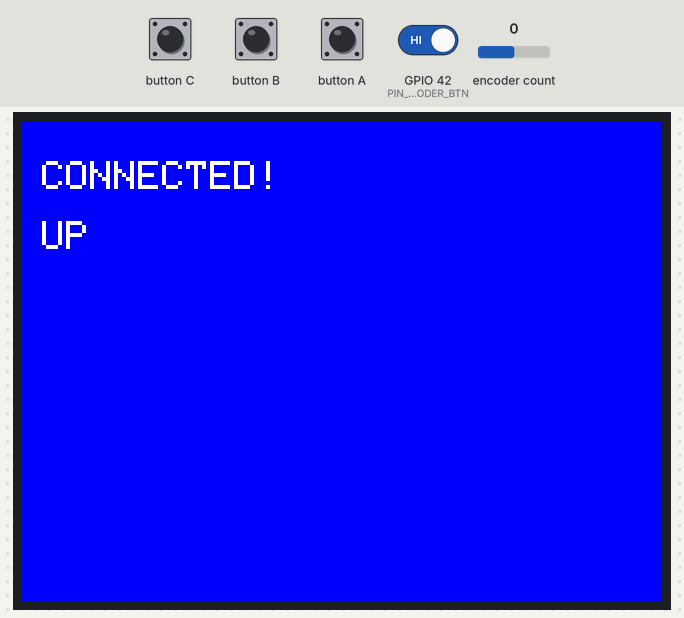
A program run on a simulated ESP32-S3. Parts: 320×240 colour display. Inputs (shaded band) come from the test bench; at power-on: encoder count 0, GPIO 42 (PIN_ENCODER_BTN) HIGH. USB keyboard and mouse output is not drawn; what the program prints to the serial monitor is not drawn.

Above: at 1.4 s.
1.5 s: encoder count set to -1
At 2.1 s:
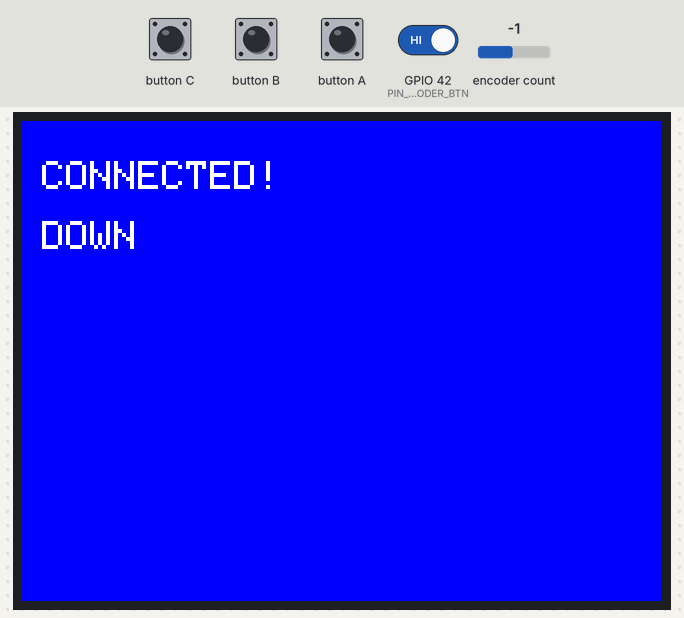
3.0 s: encoder count set to 0
At 4.4 s:
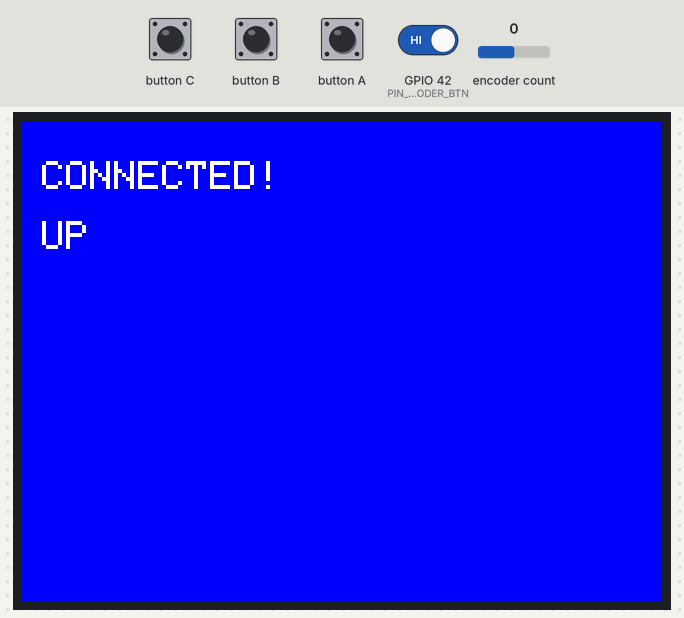
Timing chart, 0 to 6.0 s (numbered marks = the images above; inputs shaded):
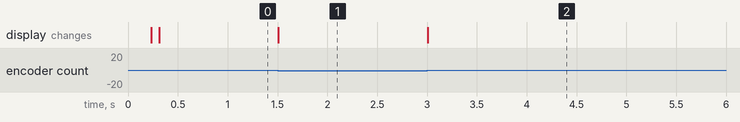

The program:

main.cpp
```cpp
#include <M5Unified.h>
#include <BleKeyboard.h>
#include <ESP32Encoder.h>
#include <OneButton.h>

// iPhone対応 NimBLEモード
BleKeyboard bleKeyboard("M5DinMeter-Vol", "M5Stack", 100);

// ピン定義
constexpr int PIN_ENCODER_A   = 41;
constexpr int PIN_ENCODER_B   = 40;
constexpr int PIN_ENCODER_BTN = 42;

ESP32Encoder encoder;
OneButton btn(PIN_ENCODER_BTN, true);

// int volume = 50;  // 未使用のため削除（使うなら論理ボリュームとして利用する）
int64_t lastEncoderCount = 0;
bool wasConnected = false;

// 接続状態に応じた画面表示
void updateConnectionDisplay(bool isConnected) {
    if (isConnected) {
        M5.Display.fillScreen(TFT_BLUE);
        M5.Display.setTextColor(WHITE, TFT_BLUE);
        M5.Display.setCursor(10, 20);
        M5.Display.print("CONNECTED!");
    } else {
        M5.Display.fillScreen(BLACK);
        M5.Display.setTextColor(WHITE, BLACK);
        M5.Display.setCursor(10, 20);
        M5.Display.print("Waiting...");
    }
}

// ボタンクリック処理
void handleClick() {
    M5.Display.fillScreen(TFT_RED);
    if (bleKeyboard.isConnected()) {
        bleKeyboard.write(KEY_MEDIA_MUTE);
    }
    delay(100);
    // 接続状態に応じた画面表示を復元
    updateConnectionDisplay(bleKeyboard.isConnected());
}

void setup() {
    auto cfg = M5.config();
    M5.begin(cfg);

    Serial.begin(115200);
    Serial.println("Starting NimBLE...");

    // 画面初期化
    M5.Display.setRotation(1);
    M5.Display.setTextSize(2);
    M5.Display.setTextColor(WHITE, BLACK);
    M5.Display.fillScreen(BLACK);
    M5.Display.drawString("iPhone Pair", 10, 20);

    // エンコーダ設定
    ESP32Encoder::useInternalWeakPullResistors = (puType)1; // enum 定数名があればそれを使うとより安全
    encoder.attachHalfQuad(PIN_ENCODER_A, PIN_ENCODER_B);
    encoder.setCount(50 * 2);  // 50ステップ相当に初期化

    btn.attachClick(handleClick);

    bleKeyboard.begin();
}

void loop() {
    M5.update();
    btn.tick();

    bool isConnected = bleKeyboard.isConnected();
    if (isConnected != wasConnected) {
        updateConnectionDisplay(isConnected);
        Serial.println(isConnected ? "BLE Connected" : "BLE Disconnected");
        wasConnected = isConnected;
    }

    int64_t currentCount = encoder.getCount() / 2;
    int64_t diff = currentCount - lastEncoderCount;

    if (diff != 0) {
        if (isConnected) {
            M5.Display.setCursor(10, 50);
            if (diff > 0) {
                M5.Display.print("UP        ");
                // エンコーダの差分ステップ数分だけボリュームアップ
                for (int64_t i = 0; i < diff; ++i) {
                    bleKeyboard.write(KEY_MEDIA_VOLUME_UP);
                }
            } else {
                M5.Display.print("DOWN      ");
                // エンコーダの差分ステップ数分だけボリュームダウン
                for (int64_t i = 0; i < -diff; ++i) {
                    bleKeyboard.write(KEY_MEDIA_VOLUME_DOWN);
                }
            }
        }
        lastEncoderCount = currentCount;
    }

    delay(5);
}
```

Measured:
- after the input at 1.5 s, the display: changes at once (image 1)
- after the input at 3.0 s, the display: changes at once (image 2)
